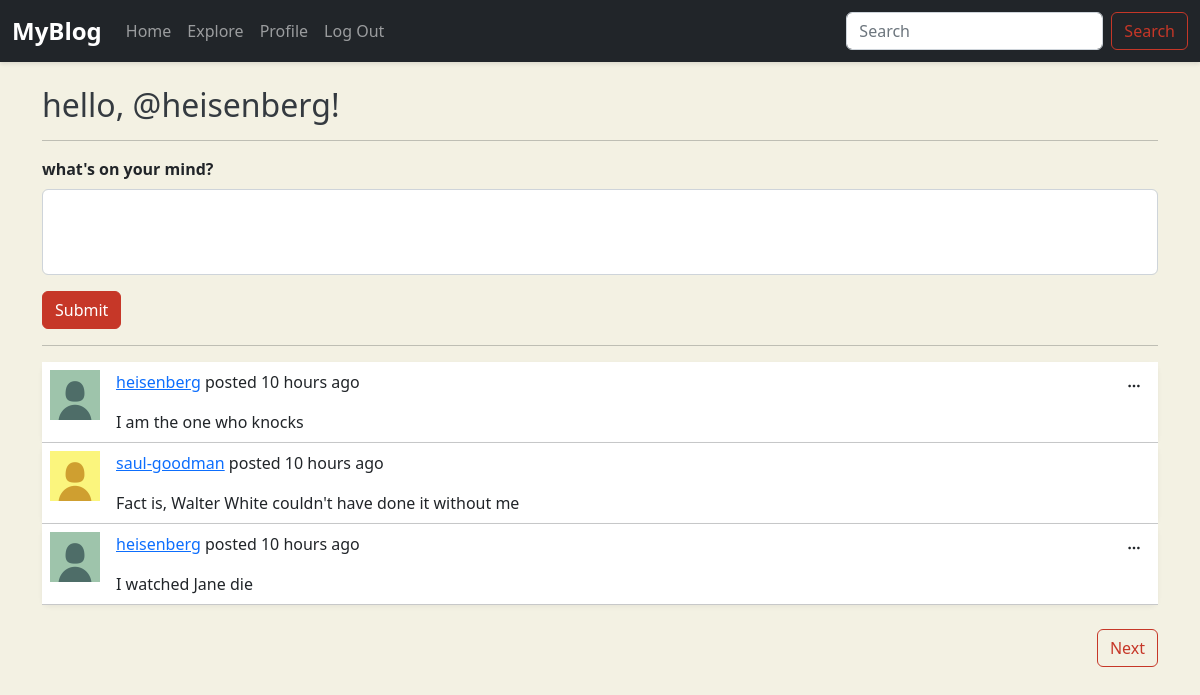
Page / (signed in) on the committed database.
### tables this page shows
CREATE TABLE users (
id INTEGER PRIMARY KEY AUTOINCREMENT,
username TEXT UNIQUE NOT NULL,
hash TEXT NOT NULL,
name TEXT,
bio TEXT,
pfp TEXT);

CREATE TABLE posts (
id INTEGER PRIMARY KEY AUTOINCREMENT,
user_id INTEGER NOT NULL,
content TEXT NOT NULL,
post_time TIMESTAMP DEFAULT CURRENT_TIMESTAMP,
FOREIGN KEY (user_id) REFERENCES users(id) ON DELETE CASCADE);

### app.py (the view)
@app.route("/", methods=["GET", "POST"])
@login_required
def index():
    form = PostForm()
    db = get_db()
    cursor = db.cursor()
    if form.validate_on_submit():
        content = form.content.data
        cursor.execute("INSERT INTO posts (user_id, content, post_time) VALUES (?, ?, CURRENT_TIMESTAMP)", (session["user_id"], content))
        db.commit()
        return redirect("/")
    else:
        page = int(request.args.get("page", 1))
        per_page = 3
        offset = (page - 1) * per_page
        cursor.execute("SELECT posts.id, username, content, post_time, users.pfp FROM posts JOIN users ON users.id = user_id WHERE users.id IN (SELECT follows_id FROM follows WHERE follower_id = ? UNION SELECT ?) ORDER BY post_time DESC LIMIT ? OFFSET ?", (session["user_id"], session["user_id"], per_page, offset))
        posts = cursor.fetchall()
        for i in range(len(posts)):
            posts[i] = dict(posts[i])
            post = posts[i]
            post["post_time"] = time_ago(post["post_time"])
        cursor.execute("SELECT COUNT(*) FROM posts WHERE user_id IN (SELECT follows_id FROM follows WHERE follower_id = ? UNION SELECT ?)", (session["user_id"], session["user_id"]))
        total_posts = cursor.fetchone()[0]
        total_pages = max(1, (total_posts + per_page - 1) // per_page)
        if page > total_pages:
            return apology("Invalid Page Number")
        return render_template("index.html", posts=posts, form=form, page=page, total_pages=total_pages)

### app.py
class PostForm(FlaskForm):
    content = TextAreaField("Content", validators=[DataRequired(), Length(max=2000)])
    submit = SubmitField("Submit")

### app.py (called while the page is built)
@app.teardown_appcontext # this will automatically close the db connection after each request
def close_connection(exception):
    db = g.pop('db', None)
    if db is not None:
        db.close()

### helper.py (called while the page is built)
def get_db():
    if 'db' not in g:  # 'g' is a temporary storage object
        g.db = connect("blog.db") # 'db' is an attribute in which we are going to store the connection
        g.db.row_factory = Row  #rows will be a list while row will be an object
    return g.db

def login_required(main): # decorator function
    @wraps(main) # helps in importing some meta data to the inner function --> no use, it just makes stuff easier for the intepreter
    def inner(*args, **kwargs):  # args and kwargs already represent the arguements the main arguement recieves
        if not session.get("user_id"):
            return redirect("/login")
        return main(*args, **kwargs)
    return inner

def time_ago(post_time):
    post_time = datetime.strptime(post_time, "%Y-%m-%d %H:%M:%S").replace(tzinfo=timezone.utc)
    now = datetime.now(timezone.utc)
    seconds = int((now - post_time).total_seconds())
    if seconds < 60:
        return f"{seconds} seconds" if (seconds != 1) else f"{seconds} second"
    elif seconds < 60*60:
        minutes =  seconds // 60
        return f"{minutes} minutes" if (minutes > 1) else f"{minutes} minute"
    elif seconds < 60*60*24:
        hours = seconds // (60 * 60)
        return f"{hours} hours" if (hours > 1) else f"{hours} hour"
    else:
        days = seconds // (60*60*24)
        return f"{days} days" if (days > 1) else f"{days} day"

### templates/index.html (shortened to what this page needs)
{% extends "layout.html" %}
{% block body %}
    <div class="container py-4">
        <h2>hello, @{{ session.username }}!</h2>
        <hr>
        <form action="/" method="post" novalidate>
            <div class="mb-3">
                <label class="form-label">what's on your mind?</label>
                {{ form.content(class="form-control", rows="3", maxlength=2000) }}
            </div>
            <div class="mb-3">
                {{ form.submit(class="btn btn-success") }}
            </div>
        </form>
        <hr>
        {% set path = '/' %}
        {% include 'posts.html' %}
    </div>
{% endblock %}

### templates/posts.html (shortened to what this page needs)
<table class="table table-hover" id="posts" valign="top">
    {% for post in posts %}
        <tr>
            <td style="width: 60px;">
                <img src="{{ post.pfp }}" style="width: 50px; height: 50px;">
            </td>
            <td>
                <p>
                    <a href="/profile/{{ post.username }}">{{ post.username }}</a>
                    posted {{ post.post_time }} ago
                </p>
                {{ post.content }}
            </td>
            <td style="width: 1%; white-space: nowrap;">
                {% if post.username == session["username"] %}
                    <div class="dropdown text-end">
                        <button class="btn btn-sm" type="button" data-bs-toggle="dropdown" aria-expanded="false">
                            <i class="bi bi-three-dots"></i>
                        </button>
                    </div>
                {% endif %}
            </td>
        </tr>
    {% endfor %}
</table>
<div class="d-flex justify-content-between my-4">
    {% if total_pages > page %}
        <a class="btn btn-outline-success" href="{{ path }}?page={{ page + 1 }}#posts">Next</a>
    {% else %}
        <span></span>
    {% endif %}
</div>

### static/styles.css (style rules this page uses)
body { background-color: #f3f1e3; font-family: 'Segoe UI', Tahoma, Geneva, Verdana, sans-serif; }
h1, h2, h3 { color: #343a40; }
.form-label { font-weight: 600; }
textarea.form-control { resize: none; }
#posts tr { background-color: #ffffff; border-radius: 8px; box-shadow: 0 2px 5px rgba(0,0,0,0.05); margin-bottom: 1rem; padding: 1rem; border: #21252940; transition: background-color 0.2s ease; border-color: #21252940; }
.btn-outline-success { transition: background-color 0.2s ease, color 0.2s ease; --bs-btn-color: #c63728; --bs-btn-border-color: #c63728; --bs-btn-hover-color: #fff; --bs-btn-hover-bg: #c63728; --bs-btn-hover-border-color: #c63728; -bs-btn-active-color: #fff; --bs-btn-active-bg: #c63728; --bs-btn-active-border-color: #c63728; }
.btn-success { --bs-btn-color: #fff; --bs-btn-bg: #c63728; --bs-btn-border-color: #c63728; --bs-btn-hover-color: #fff; --bs-btn-hover-bg: #a93124; --bs-btn-hover-border-color: #a93124; --bs-btn-active-color: #fff; --bs-btn-active-bg: #a93124; --bs-btn-active-border-color: #a93124; }
.d-flex.justify-content-between { gap: 1rem; }
#posts td { vertical-align: top; }

### rows in the picture
users: username "heisenberg"
posts: pfp (picture), username "heisenberg", post_time "10 hours", content "I am the one who knocks"
posts: pfp (picture), username "saul-goodman", post_time "10 hours", content "Fact is, Walter White couldn't have done it without me"
posts: pfp (picture), username "heisenberg", post_time "10 hours", content "I watched Jane die"
